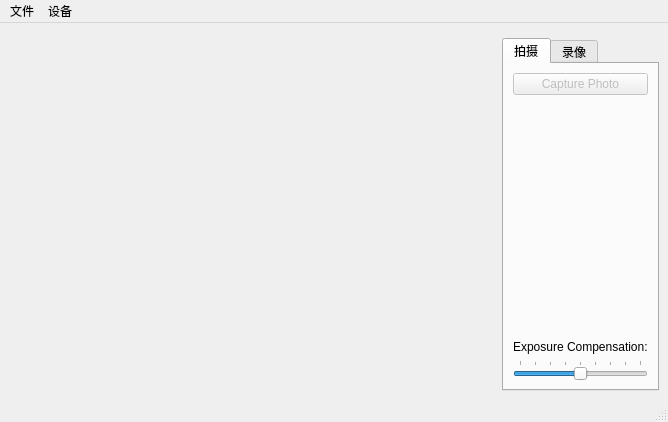
<?xml version="1.0" encoding="UTF-8"?>
<ui version="4.0">
 <class>Camera</class>
 <widget class="QMainWindow" name="Camera">
  <property name="geometry">
   <rect>
    <x>0</x>
    <y>0</y>
    <width>668</width>
    <height>422</height>
   </rect>
  </property>
  <property name="windowTitle">
   <string>Camera Test</string>
  </property>
  <widget class="QWidget" name="centralwidget">
   <layout class="QGridLayout" name="gridLayout_3">
    <item row="0" column="0" rowspan="2">
     <widget class="QStackedWidget" name="stackedWidget">
      <property name="sizePolicy">
       <sizepolicy hsizetype="Preferred" vsizetype="Preferred">
        <horstretch>1</horstretch>
        <verstretch>0</verstretch>
       </sizepolicy>
      </property>
      <property name="palette">
       <palette>
        <active>
         <colorrole role="Base">
          <brush brushstyle="SolidPattern">
           <color alpha="255">
            <red>255</red>
            <green>255</green>
            <blue>255</blue>
           </color>
          </brush>
         </colorrole>
         <colorrole role="Window">
          <brush brushstyle="SolidPattern">
           <color alpha="255">
            <red>145</red>
            <green>145</green>
            <blue>145</blue>
           </color>
          </brush>
         </colorrole>
        </active>
        <inactive>
         <colorrole role="Base">
          <brush brushstyle="SolidPattern">
           <color alpha="255">
            <red>255</red>
            <green>255</green>
            <blue>255</blue>
           </color>
          </brush>
         </colorrole>
         <colorrole role="Window">
          <brush brushstyle="SolidPattern">
           <color alpha="255">
            <red>145</red>
            <green>145</green>
            <blue>145</blue>
           </color>
          </brush>
         </colorrole>
        </inactive>
        <disabled>
         <colorrole role="Base">
          <brush brushstyle="SolidPattern">
           <color alpha="255">
            <red>145</red>
            <green>145</green>
            <blue>145</blue>
           </color>
          </brush>
         </colorrole>
         <colorrole role="Window">
          <brush brushstyle="SolidPattern">
           <color alpha="255">
            <red>145</red>
            <green>145</green>
            <blue>145</blue>
           </color>
          </brush>
         </colorrole>
        </disabled>
       </palette>
      </property>
      <property name="currentIndex">
       <number>0</number>
      </property>
      <widget class="QWidget" name="viewfinderPage">
       <layout class="QGridLayout" name="gridLayout_5">
        <item row="0" column="0">
         <widget class="QCameraViewfinder" name="viewfinder" native="true"/>
        </item>
       </layout>
      </widget>
      <widget class="QWidget" name="previewPage">
       <layout class="QGridLayout" name="gridLayout_4">
        <item row="0" column="0">
         <widget class="QLabel" name="lastImagePreviewLabel">
          <property name="sizePolicy">
           <sizepolicy hsizetype="Preferred" vsizetype="MinimumExpanding">
            <horstretch>0</horstretch>
            <verstretch>0</verstretch>
           </sizepolicy>
          </property>
          <property name="frameShape">
           <enum>QFrame::Box</enum>
          </property>
          <property name="text">
           <string/>
          </property>
         </widget>
        </item>
       </layout>
      </widget>
     </widget>
    </item>
    <item row="1" column="1" colspan="2">
     <widget class="QTabWidget" name="captureWidget">
      <property name="currentIndex">
       <number>0</number>
      </property>
      <widget class="QWidget" name="tab_2">
       <attribute name="title">
        <string>拍摄</string>
       </attribute>
       <layout class="QGridLayout" name="gridLayout">
        <item row="0" column="0">
         <widget class="QPushButton" name="takeImageButton">
          <property name="enabled">
           <bool>false</bool>
          </property>
          <property name="text">
           <string>Capture Photo</string>
          </property>
          <property name="icon">
           <iconset resource="camera.qrc">
            <normaloff>:/images/shutter.svg</normaloff>:/images/shutter.svg</iconset>
          </property>
         </widget>
        </item>
        <item row="1" column="0">
         <spacer name="verticalSpacer_2">
          <property name="orientation">
           <enum>Qt::Vertical</enum>
          </property>
          <property name="sizeHint" stdset="0">
           <size>
            <width>20</width>
            <height>161</height>
           </size>
          </property>
         </spacer>
        </item>
        <item row="2" column="0">
         <widget class="QLabel" name="label">
          <property name="text">
           <string>Exposure Compensation:</string>
          </property>
         </widget>
        </item>
        <item row="3" column="0">
         <widget class="QSlider" name="exposureCompensation">
          <property name="minimum">
           <number>-4</number>
          </property>
          <property name="maximum">
           <number>4</number>
          </property>
          <property name="pageStep">
           <number>2</number>
          </property>
          <property name="orientation">
           <enum>Qt::Horizontal</enum>
          </property>
          <property name="tickPosition">
           <enum>QSlider::TicksAbove</enum>
          </property>
         </widget>
        </item>
       </layout>
      </widget>
      <widget class="QWidget" name="tab">
       <attribute name="title">
        <string>录像</string>
       </attribute>
       <layout class="QGridLayout" name="gridLayout_2">
        <item row="0" column="0">
         <widget class="QPushButton" name="recordButton">
          <property name="text">
           <string>Record</string>
          </property>
         </widget>
        </item>
        <item row="1" column="0">
         <widget class="QPushButton" name="pauseButton">
          <property name="text">
           <string>Pause</string>
          </property>
         </widget>
        </item>
        <item row="2" column="0">
         <widget class="QPushButton" name="stopButton">
          <property name="text">
           <string>Stop</string>
          </property>
         </widget>
        </item>
        <item row="3" column="0">
         <spacer name="verticalSpacer">
          <property name="orientation">
           <enum>Qt::Vertical</enum>
          </property>
          <property name="sizeHint" stdset="0">
           <size>
            <width>20</width>
            <height>76</height>
           </size>
          </property>
         </spacer>
        </item>
        <item row="4" column="0">
         <widget class="QPushButton" name="muteButton">
          <property name="text">
           <string>Mute</string>
          </property>
          <property name="checkable">
           <bool>true</bool>
          </property>
         </widget>
        </item>
       </layout>
      </widget>
     </widget>
    </item>
   </layout>
  </widget>
  <widget class="QMenuBar" name="menubar">
   <property name="geometry">
    <rect>
     <x>0</x>
     <y>0</y>
     <width>668</width>
     <height>27</height>
    </rect>
   </property>
   <widget class="QMenu" name="menuFile">
    <property name="title">
     <string>文件</string>
    </property>
    <addaction name="actionStartCamera"/>
    <addaction name="actionStopCamera"/>
    <addaction name="separator"/>
    <addaction name="actionSettings"/>
    <addaction name="separator"/>
    <addaction name="actionExit"/>
   </widget>
   <widget class="QMenu" name="menuDevices">
    <property name="title">
     <string>设备</string>
    </property>
   </widget>
   <addaction name="menuFile"/>
   <addaction name="menuDevices"/>
  </widget>
  <widget class="QStatusBar" name="statusbar"/>
  <action name="actionExit">
   <property name="text">
    <string>退出</string>
   </property>
  </action>
  <action name="actionStartCamera">
   <property name="text">
    <string>启动摄像头</string>
   </property>
  </action>
  <action name="actionStopCamera">
   <property name="text">
    <string>停止摄像头</string>
   </property>
  </action>
  <action name="actionSettings">
   <property name="text">
    <string>设置</string>
   </property>
  </action>
 </widget>
 <customwidgets>
  <customwidget>
   <class>QCameraViewfinder</class>
   <extends>QWidget</extends>
   <header>qcameraviewfinder.h</header>
   <container>1</container>
  </customwidget>
 </customwidgets>
 <resources>
  <include location="camera.qrc"/>
 </resources>
 <connections>
  <connection>
   <sender>recordButton</sender>
   <signal>clicked()</signal>
   <receiver>Camera</receiver>
   <slot>record()</slot>
   <hints>
    <hint type="sourcelabel">
     <x>647</x>
     <y>149</y>
    </hint>
    <hint type="destinationlabel">
     <x>61</x>
     <y>238</y>
    </hint>
   </hints>
  </connection>
  <connection>
   <sender>stopButton</sender>
   <signal>clicked()</signal>
   <receiver>Camera</receiver>
   <slot>stop()</slot>
   <hints>
    <hint type="sourcelabel">
     <x>647</x>
     <y>225</y>
    </hint>
    <hint type="destinationlabel">
     <x>140</x>
     <y>236</y>
    </hint>
   </hints>
  </connection>
  <connection>
   <sender>pauseButton</sender>
   <signal>clicked()</signal>
   <receiver>Camera</receiver>
   <slot>pause()</slot>
   <hints>
    <hint type="sourcelabel">
     <x>647</x>
     <y>187</y>
    </hint>
    <hint type="destinationlabel">
     <x>234</x>
     <y>237</y>
    </hint>
   </hints>
  </connection>
  <connection>
   <sender>actionExit</sender>
   <signal>triggered()</signal>
   <receiver>Camera</receiver>
   <slot>close()</slot>
   <hints>
    <hint type="sourcelabel">
     <x>-1</x>
     <y>-1</y>
    </hint>
    <hint type="destinationlabel">
     <x>154</x>
     <y>130</y>
    </hint>
   </hints>
  </connection>
  <connection>
   <sender>takeImageButton</sender>
   <signal>clicked()</signal>
   <receiver>Camera</receiver>
   <slot>takeImage()</slot>
   <hints>
    <hint type="sourcelabel">
     <x>625</x>
     <y>132</y>
    </hint>
    <hint type="destinationlabel">
     <x>603</x>
     <y>169</y>
    </hint>
   </hints>
  </connection>
  <connection>
   <sender>muteButton</sender>
   <signal>toggled(bool)</signal>
   <receiver>Camera</receiver>
   <slot>setMuted(bool)</slot>
   <hints>
    <hint type="sourcelabel">
     <x>647</x>
     <y>377</y>
    </hint>
    <hint type="destinationlabel">
     <x>5</x>
     <y>280</y>
    </hint>
   </hints>
  </connection>
  <connection>
   <sender>exposureCompensation</sender>
   <signal>valueChanged(int)</signal>
   <receiver>Camera</receiver>
   <slot>setExposureCompensation(int)</slot>
   <hints>
    <hint type="sourcelabel">
     <x>559</x>
     <y>367</y>
    </hint>
    <hint type="destinationlabel">
     <x>665</x>
     <y>365</y>
    </hint>
   </hints>
  </connection>
  <connection>
   <sender>actionSettings</sender>
   <signal>triggered()</signal>
   <receiver>Camera</receiver>
   <slot>configureCaptureSettings()</slot>
   <hints>
    <hint type="sourcelabel">
     <x>-1</x>
     <y>-1</y>
    </hint>
    <hint type="destinationlabel">
     <x>333</x>
     <y>210</y>
    </hint>
   </hints>
  </connection>
  <connection>
   <sender>actionStartCamera</sender>
   <signal>triggered()</signal>
   <receiver>Camera</receiver>
   <slot>startCamera()</slot>
   <hints>
    <hint type="sourcelabel">
     <x>-1</x>
     <y>-1</y>
    </hint>
    <hint type="destinationlabel">
     <x>333</x>
     <y>210</y>
    </hint>
   </hints>
  </connection>
  <connection>
   <sender>actionStopCamera</sender>
   <signal>triggered()</signal>
   <receiver>Camera</receiver>
   <slot>stopCamera()</slot>
   <hints>
    <hint type="sourcelabel">
     <x>-1</x>
     <y>-1</y>
    </hint>
    <hint type="destinationlabel">
     <x>333</x>
     <y>210</y>
    </hint>
   </hints>
  </connection>
 </connections>
 <slots>
  <slot>record()</slot>
  <slot>pause()</slot>
  <slot>stop()</slot>
  <slot>enablePreview(bool)</slot>
  <slot>configureCaptureSettings()</slot>
  <slot>takeImage()</slot>
  <slot>startCamera()</slot>
  <slot>toggleLock()</slot>
  <slot>setMuted(bool)</slot>
  <slot>stopCamera()</slot>
  <slot>setExposureCompensation(int)</slot>
 </slots>
</ui>
